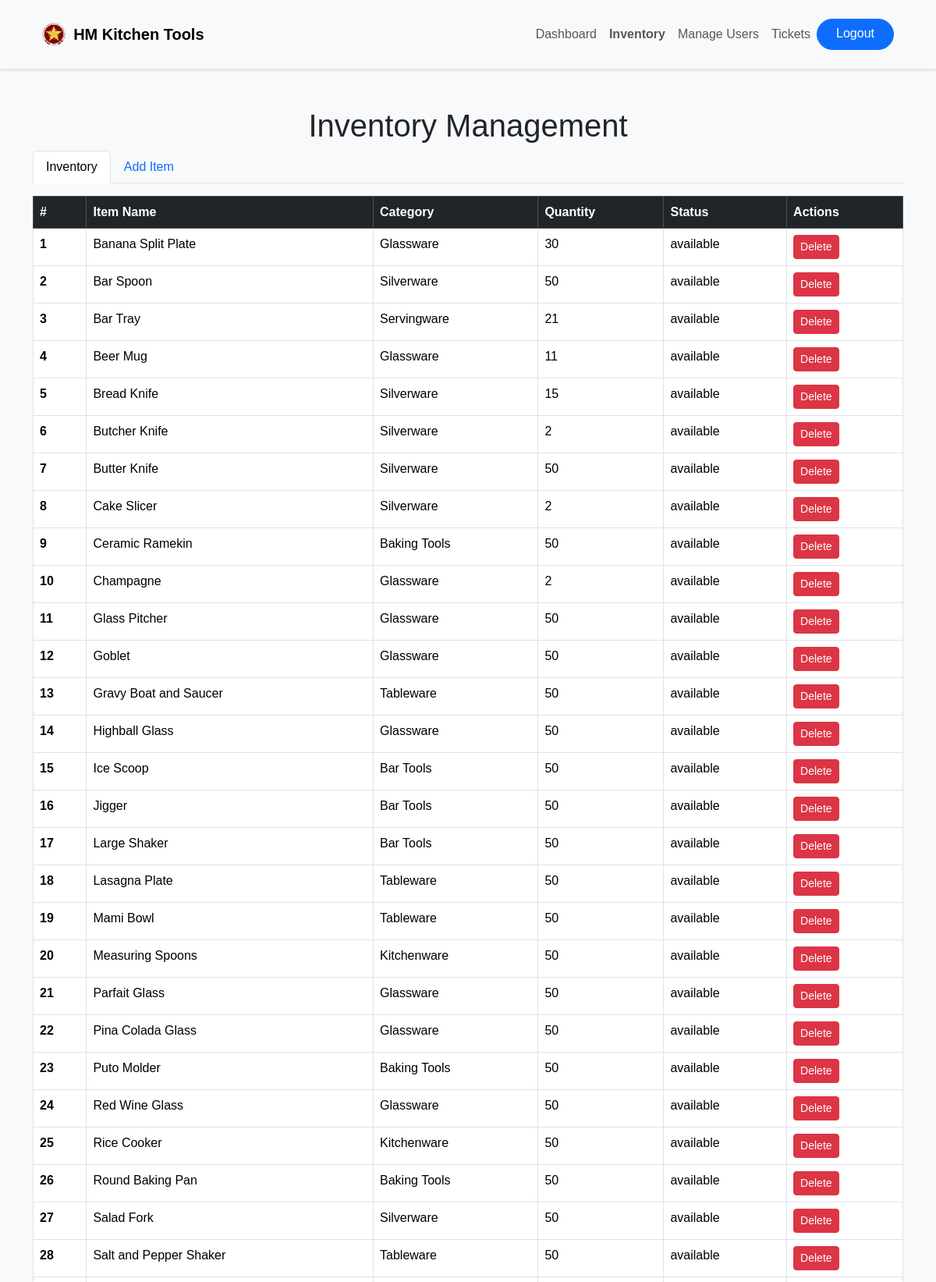
/inventory.php (signed in, upper part), run on the app's committed database.
### tables this page shows
CREATE TABLE `tools` (
  `tool_id` int(11) NOT NULL,
  `tool_name` varchar(255) NOT NULL,
  `category` varchar(255) DEFAULT NULL,
  `stock_quantity` int(11) DEFAULT NULL,
  `image_url` varchar(255) DEFAULT NULL,
  `status` enum('available','out_of_stock') DEFAULT 'available'
);

### inventory.php (the view, shortened to what this page needs)
<?php
require 'conn.php';
$sql = "SELECT * FROM tools";
$result = $conn->query($sql);
?>
<!DOCTYPE html>
<html lang="en">
<head>
    <link href="https://cdn.jsdelivr.net/npm/bootstrap@5.3.3/dist/css/bootstrap.min.css" rel="stylesheet">
    <link rel="stylesheet" href="css/otheradmins.css?v=2">
</head>
<body>
    <header class="bg-light border-bottom py-3 shadow-sm">
        <div class="container">
            <nav class="navbar navbar-expand-lg navbar-light bg-light">
                <div class="container-fluid">
                    <a class="navbar-brand d-flex align-items-center" href="#">
                        <img src="images/puplogo.png" alt="Logo" class="center-img" style="height: 30px; margin-right: 10px;">
                        <span class="fw-bold">HM Kitchen Tools</span>
                    </a>
                    <div class="collapse navbar-collapse" id="navbarNav">
                        <ul class="navbar-nav ms-auto mb-2 mb-lg-0">
                            <li class="nav-item"><a class="nav-link" href="admin.php">Dashboard</a></li>
                            <li class="nav-item"><a class="nav-link fw-bold" href="inventory.php">Inventory</a></li>
                            <li class="nav-item"><a class="nav-link" href="manageuser.php">Manage Users</a></li>
                            <li class="nav-item"><a class="nav-link" href="ticket.php">Tickets</a></li>
                            <a href="?logout=true" class="btn btn-primary rounded-pill px-4">Logout</a>
                        </ul>
                    </div>
                </div>
            </nav>
        </div>
    </header>
    <div class="container mt-5">
        <h1 class="text-center">Inventory Management</h1>
        <ul class="nav nav-tabs" id="inventoryTabs">
            <li class="nav-item"><a class="nav-link active" data-bs-toggle="tab" href="#inventory">Inventory</a></li>
            <li class="nav-item"><a class="nav-link" data-bs-toggle="tab" href="#addItem">Add Item</a></li>
        </ul>
        <div class="tab-content mt-3">
            <div class="tab-pane fade show active" id="inventory">
                <div class="table-responsive">
                    <table class="table table-bordered">
                        <thead class="table-dark">
                                <tr>
                                    <th scope="col">#</th>
                                    <th scope="col">Item Name</th>
                                    <th scope="col">Category</th>
                                    <th scope="col">Quantity</th>
                                    <th scope="col">Status</th>
                                    <th scope="col">Actions</th>
                                </tr>
                            </thead>
                            <tbody>
                                <?php
                                if ($result->num_rows > 0) {
                                    while($row = $result->fetch_assoc()) {
                                        echo "<tr>";
                                        echo "<th scope='row'>" . $row['tool_id'] . "</th>";
                                        echo "<td>" . $row['tool_name'] . "</td>";
                                        echo "<td>" . $row['category'] . "</td>";
                                        echo "<td>" . $row['stock_quantity'] . "</td>";
                                        echo "<td>" . ($row['stock_quantity'] == 0 ? 'Out of Stock' : $row['status']) . "</td>";
                                        echo "<td>";
                                        echo "<form action='delete_item.php' method='POST' style='display:inline-block;'>";
                                        echo "<button type='submit' class='btn btn-danger btn-sm'>Delete</button>";
                                        echo "</form>";
                                        echo "</td>";
                                        echo "</tr>";
                                    }
                                } else {
                                    echo "<tr><td colspan='6' class='text-center'>No inventory items found.</td></tr>";
                                }
                                ?>
                            </tbody>
                        </table>
                        </div>
                </div>
            </div>
        </div>
</body>
</html>

### css/otheradmins.css (style rules this page uses)
body { font-family: Arial, sans-serif; background-color: #f8f9fa; margin: 0; padding: 0; }

### data on the page
tools: tool_id "1", tool_name "Banana Split Plate", category "Glassware", stock_quantity "30", status "available"
tools: tool_id "2", tool_name "Bar Spoon", category "Silverware", stock_quantity "50", status "available"
tools: tool_id "3", tool_name "Bar Tray", category "Servingware", stock_quantity "21", status "available"
tools: tool_id "4", tool_name "Beer Mug", category "Glassware", stock_quantity "11", status "available"
tools: tool_id "5", tool_name "Bread Knife", category "Silverware", stock_quantity "15", status "available"
tools: tool_id "6", tool_name "Butcher Knife", category "Silverware", stock_quantity "2", status "available"
tools: tool_id "7", tool_name "Butter Knife", category "Silverware", stock_quantity "50", status "available"
tools: tool_id "8", tool_name "Cake Slicer", category "Silverware", stock_quantity "2", status "available"
tools: tool_id "9", tool_name "Ceramic Ramekin", category "Baking Tools", stock_quantity "50", status "available"
tools: tool_id "10", tool_name "Champagne", category "Glassware", stock_quantity "2", status "available"
tools: tool_id "11", tool_name "Glass Pitcher", category "Glassware", stock_quantity "50", status "available"
tools: tool_id "12", tool_name "Goblet", category "Glassware", stock_quantity "50", status "available"
tools: tool_id "13", tool_name "Gravy Boat and Saucer", category "Tableware", stock_quantity "50", status "available"
tools: tool_id "14", tool_name "Highball Glass", category "Glassware", stock_quantity "50", status "available"
tools: tool_id "15", tool_name "Ice Scoop", category "Bar Tools", stock_quantity "50", status "available"
tools: tool_id "16", tool_name "Jigger", category "Bar Tools", stock_quantity "50", status "available"
tools: tool_id "17", tool_name "Large Shaker", category "Bar Tools", stock_quantity "50", status "available"
tools: tool_id "18", tool_name "Lasagna Plate", category "Tableware", stock_quantity "50", status "available"
tools: tool_id "19", tool_name "Mami Bowl", category "Tableware", stock_quantity "50", status "available"
tools: tool_id "20", tool_name "Measuring Spoons", category "Kitchenware", stock_quantity "50", status "available"
tools: tool_id "21", tool_name "Parfait Glass", category "Glassware", stock_quantity "50", status "available"
tools: tool_id "22", tool_name "Pina Colada Glass", category "Glassware", stock_quantity "50", status "available"
tools: tool_id "23", tool_name "Puto Molder", category "Baking Tools", stock_quantity "50", status "available"
tools: tool_id "24", tool_name "Red Wine Glass", category "Glassware", stock_quantity "50", status "available"
tools: tool_id "25", tool_name "Rice Cooker", category "Kitchenware", stock_quantity "50", status "available"
tools: tool_id "26", tool_name "Round Baking Pan", category "Baking Tools", stock_quantity "50", status "available"
tools: tool_id "27", tool_name "Salad Fork", category "Silverware", stock_quantity "50", status "available"
tools: tool_id "28", tool_name "Salt and Pepper Shaker", category "Tableware", stock_quantity "50", status "available"
